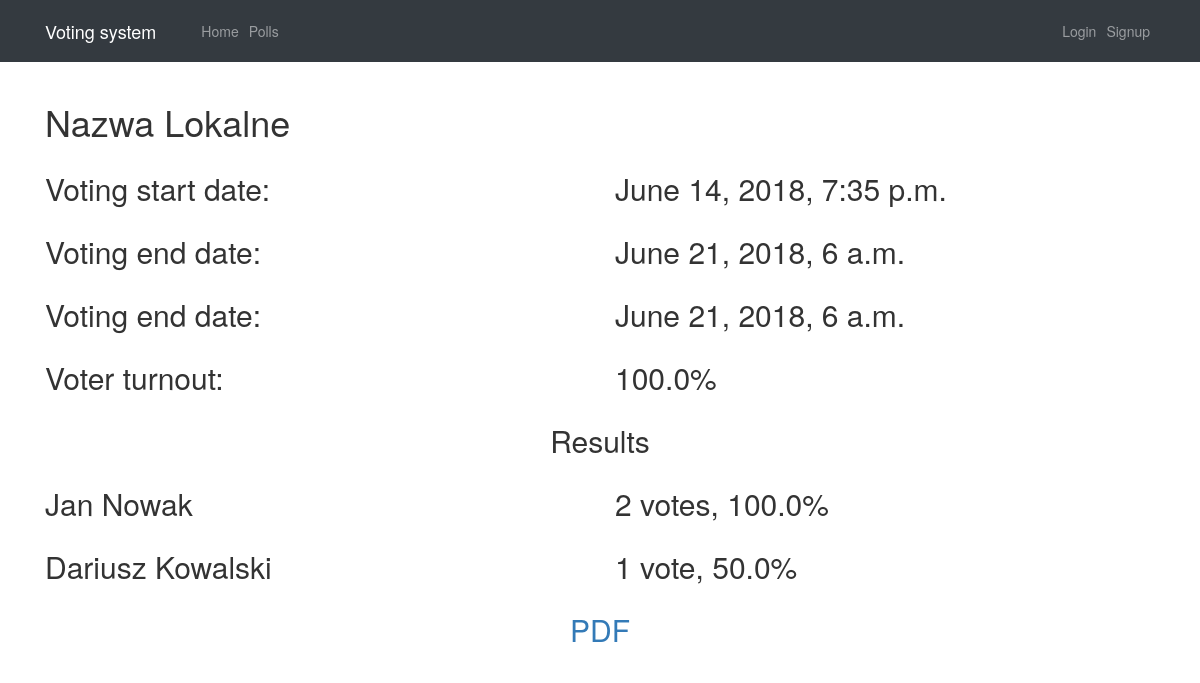
/polls/1/results/, run on an earlier commit of the app's database.
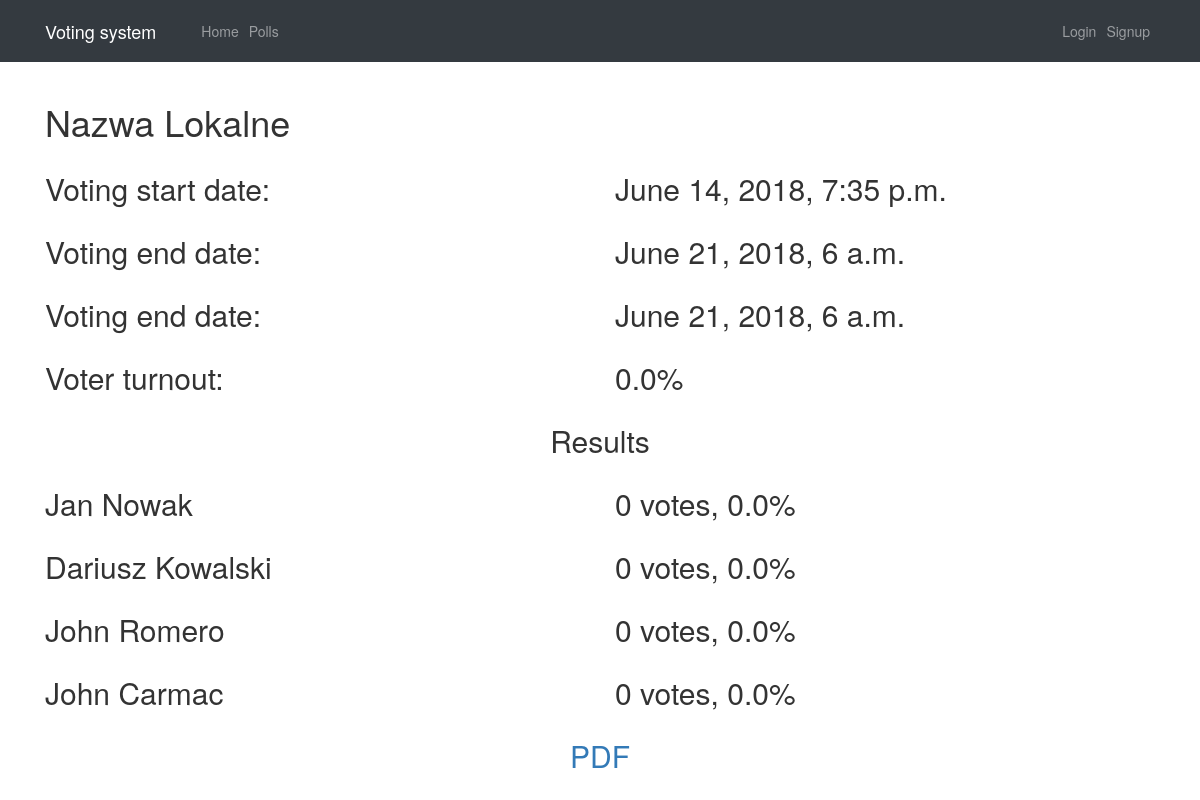
And on a later commit of the database.
### polls/models.py (models this page shows, shortened)
class Wybor(models.Model):
    nazwa = models.CharField(default='', max_length=255)
    dataRozpoczecia = models.DateTimeField(default=timezone.now)
    dataZakonczenia = models.DateTimeField(default=timezone.now)
    opis = models.CharField(max_length=255, default='')
    kryterium = models.ManyToManyField(Kryterium)
    status = models.IntegerField(default=0)
    class Meta:
        verbose_name_plural = "Wybory"

class Kandydat(models.Model):
    osoba = models.OneToOneField(Osoba, on_delete=models.CASCADE)
    wybor = models.ForeignKey(Wybor, on_delete=models.CASCADE)
    votes = models.IntegerField(default=0)
    class Meta:
        ordering = ['-votes']
        verbose_name_plural = "Kandydaci"
        ordering = ['-votes']

class Osoba(models.Model):
    imie = models.CharField(max_length=60)
    nazwisko = models.CharField(max_length=60)
    pesel = models.CharField(max_length=11)
    adresZamieszkania = models.OneToOneField(Adres_zamieszkania, on_delete=models.CASCADE)
    class Meta:
        verbose_name_plural = "Osoby"

### polls/views.py (the view)
# urls.py: path('<int:pk>/results/', views.ResultsView.as_view(), name='results'),
class ResultsView(generic.DetailView):
    model = Wybor
    template_name = 'polls/results.html'

### polls/templatetags/some_math.py (called while the page is built)
@register.filter(name='div')
def div(value, arg):
    try:
        value = int(value)
        arg = int(arg)
        if arg:
            return value / arg
    except:
        pass
    return ''

@register.filter(name='div')
def mul(value, arg):
    try:
        value = int(value)
        arg = int(arg)
        if arg:
            return value * arg
    except:
        pass
    return ''

### polls/templates/polls/results.html
{% extends 'base.html' %}
{% load some_math %}
{% block content %}
{% with wybor.uprawniony_set.all as voters %}
{% with wybor.oddany_glos_set.all as votes %}
<div class="row">
    <div class="col-lg-12">
        <h1>Nazwa {{ wybor.nazwa }}</h1>
    </div>
</div>
<div class="row">
    <div class="col-lg-6">
        <h2>Voting start date: </h2>
    </div>
    <div class="col-lg-6">
        <h2>{{wybor.dataRozpoczecia}}</h2>
    </div>
</div>
<div class="row">
    <div class="col-lg-6">
        <h2>Voting end date: </h2>
    </div>
    <div class="col-lg-6">
        <h2>{{wybor.dataZakonczenia}}</h2>
    </div>
</div>
<div class="row">
    <div class="col-lg-6">
        <h2>Voting end date: </h2>
    </div>
    <div class="col-lg-6">
        <h2>{{wybor.dataZakonczenia}}</h2>
    </div>
</div>
<div class="row">
    <div class="col-lg-6">
        <h2>Voter turnout: </h2>
    </div>
    <div class="col-lg-6">
        <h2>{{ votes.count|mul:100|div:voters.count }}%</h2>
    </div>
</div>
<div class="row">
    <div class="col-lg-12 text-center">
        <h2>Results</h2>
    </div>
</div>
{% for x in wybor.kandydat_set.all %}
<div class="row">
    <div class="col-lg-6">
        <h2>{{ x.osoba.imie }} {{ x.osoba.nazwisko }}</h2>
    </div>
    <div class="col-lg-6">
        <h2> {{ x.votes }} vote{{ x.votes|pluralize }}, {{ x.votes|mul:100|div:voters.count }}%</h2>
    </div>
</div>
{% endfor %}
<div class="row">
    <div class="col-lg-12 text-center">
        <h2> <a href="{% url 'polls:results-pdf' wybor.id %}">PDF</a></h2>
    </div>
</div>
{% endwith %}
{% endwith %}
{% endblock %}

### polls/templates/base.html (shortened to what this page needs)
{% load staticfiles %}
<!DOCTYPE html>
<html lang="en">
<head>
	<link rel="stylesheet" type="text/css" href="{% static 'polls/bootstrap.min.css' %}" />
	{% load bootstrap3 %}
	{% bootstrap_css %}
</head>
<body>
	<nav class="navbar navbar-expand-lg navbar-dark bg-dark fixed-top">
		<div class="container">
			<a class="navbar-brand" href="{% url 'index' %}">Voting system</a>
			<div class="collapse navbar-collapse" id="navbarResponsive">
				<ul class="navbar-nav ml-auto">
					<li class="nav-item">
						<a class="nav-link" href="{% url 'index' %}">Home
						</a>
					</li>
					<li class="nav-item">
						<a class="nav-link" href="{% url 'polls:move' %}">Polls</a>
					</li>
				</ul>
			</div>
			<div class="collapse navbar-collapse" id="navbarResponsive2">
					<ul class="navbar-nav navbar-right ">
						{% if user.is_authenticated %}
						{% if user.is_superuser %}
						<li class="nav-item">
							<a class="nav-link" href="{% url 'admin:index' %}">Hello, {{ request.user.username }}</a>
						</li>
						{% else %}
						<li class="nav-item">
							<a class="nav-link" href="#">Hello, {{ request.user.username }}</a>
						</li>
						{% endif %}
						<li class="nav-item">
								<a class="nav-link" href="{% url 'logout' %}">Logout</a>
						</li>
						{% else %}
						<li class="nav-item">
								<a class="nav-link" href="{% url 'login' %}">Login</a>
							</li>
							<li class="nav-item">
									<a class="nav-link" href="{% url 'signup' %}">Signup</a>
							</li>
						{% endif %}
					</ul>
				</div>
		</div>
	</nav>
	<div class="container">
		<div class="row">
			<div class="col-lg-12">
				{% block content %} {% endblock %}
			</div>
		</div>
	</div>
</body>
</html>

### polls/templates/base.html (style rules this page uses)
.navbar { border-radius: 0px; }

What changed in the data, as far as the page shows it:
computed for Wybor "Lokalne": count|mul "100.0" → "0.0"
changed Kandydat "Jan": votes "2" → "0"; votes|mul "100.0" → "0.0"
changed Kandydat "Dariusz": votes "1" → "0"; votes|mul "50.0" → "0.0"
added Kandydat: osoba.imie "John", osoba.nazwisko "Romero", votes "0", votes|mul "0.0"
added Kandydat: osoba.imie "John", osoba.nazwisko "Carmac", votes "0", votes|mul "0.0"
